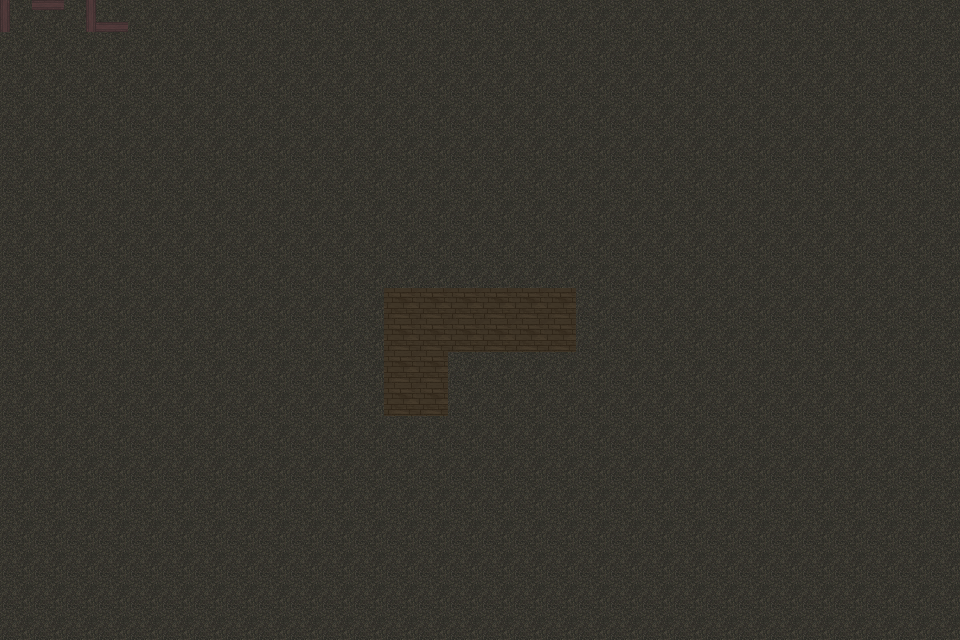

Rendered tile map (Tiled .tmx) drawn with the repository's tilesets; below, a short description and the full map source, tile grids included:
An orthogonal 30x20 tile map with 32x32 px tiles, 2 tile layers (Floor, Walls), 2 tilesets.

<map version="1.10" tiledversion="1.10.2" orientation="orthogonal" renderorder="right-down" width="30" height="20" tilewidth="32" tileheight="32" infinite="0" nextlayerid="3" nextobjectid="1">
 <tileset firstgid="1" source="../tiled/floor_tile_sheet.tsx" />
 <tileset firstgid="65" source="../tiled/wall_tile_sheet.tsx" />
 <layer id="1" name="Floor" width="30" height="20">
  <data encoding="csv">
1,1,1,1,1,1,1,1,1,1,1,1,1,1,1,1,1,1,1,1,1,1,1,1,1,1,1,1,1,1,
1,1,1,1,1,1,1,1,1,1,1,1,1,1,1,1,1,1,1,1,1,1,1,1,1,1,1,1,1,1,
1,1,1,1,1,1,1,1,1,1,1,1,1,1,1,1,1,1,1,1,1,1,1,1,1,1,1,1,1,1,
1,1,1,1,1,1,1,1,1,1,1,1,1,1,1,1,1,1,1,1,1,1,1,1,1,1,1,1,1,1,
1,1,1,1,1,1,1,1,1,1,1,1,1,1,1,1,1,1,1,1,1,1,1,1,1,1,1,1,1,1,
1,1,1,1,1,1,1,1,1,1,1,1,1,1,1,1,1,1,1,1,1,1,1,1,1,1,1,1,1,1,
1,1,1,1,1,1,1,1,1,1,1,1,1,1,1,1,1,1,1,1,1,1,1,1,1,1,1,1,1,1,
1,1,1,1,1,1,1,1,1,1,1,1,1,1,1,1,1,1,1,1,1,1,1,1,1,1,1,1,1,1,
1,1,1,1,1,1,1,1,1,1,1,1,1,1,1,1,1,1,1,1,1,1,1,1,1,1,1,1,1,1,
1,1,1,1,1,1,1,1,1,1,1,1,2,2,2,2,2,2,1,1,1,1,1,1,1,1,1,1,1,1,
1,1,1,1,1,1,1,1,1,1,1,1,2,2,2,2,2,2,1,1,1,1,1,1,1,1,1,1,1,1,
1,1,1,1,1,1,1,1,1,1,1,1,2,2,1,1,1,1,1,1,1,1,1,1,1,1,1,1,1,1,
1,1,1,1,1,1,1,1,1,1,1,1,2,2,1,1,1,1,1,1,1,1,1,1,1,1,1,1,1,1,
1,1,1,1,1,1,1,1,1,1,1,1,1,1,1,1,1,1,1,1,1,1,1,1,1,1,1,1,1,1,
1,1,1,1,1,1,1,1,1,1,1,1,1,1,1,1,1,1,1,1,1,1,1,1,1,1,1,1,1,1,
1,1,1,1,1,1,1,1,1,1,1,1,1,1,1,1,1,1,1,1,1,1,1,1,1,1,1,1,1,1,
1,1,1,1,1,1,1,1,1,1,1,1,1,1,1,1,1,1,1,1,1,1,1,1,1,1,1,1,1,1,
1,1,1,1,1,1,1,1,1,1,1,1,1,1,1,1,1,1,1,1,1,1,1,1,1,1,1,1,1,1,
1,1,1,1,1,1,1,1,1,1,1,1,1,1,1,1,1,1,1,1,1,1,1,1,1,1,1,1,1,1,
1,1,1,1,1,1,1,1,1,1,1,1,1,1,1,1,1,1,1,1,1,1,1,1,1,1,1,1,1,1
</data>
 </layer>
 <layer id="2" name="Walls" width="30" height="20">
  <data encoding="csv">
65,2684354625,3221225537,1610612801,0,0,0,0,0,0,0,0,0,0,0,0,0,0,0,0,0,0,0,0,0,0,0,0,0,0,
0,0,0,0,0,0,0,0,0,0,0,0,0,0,0,0,0,0,0,0,0,0,0,0,0,0,0,0,0,0,
0,0,0,0,0,0,0,0,0,0,0,0,0,0,0,0,0,0,0,0,0,0,0,0,0,0,0,0,0,0,
0,0,0,0,0,0,0,0,0,0,0,0,0,0,0,0,0,0,0,0,0,0,0,0,0,0,0,0,0,0,
0,0,0,0,0,0,0,0,0,0,0,0,0,0,0,0,0,0,0,0,0,0,0,0,0,0,0,0,0,0,
0,0,0,0,0,0,0,0,0,0,0,0,0,0,0,0,0,0,0,0,0,0,0,0,0,0,0,0,0,0,
0,0,0,0,0,0,0,0,0,0,0,0,0,0,0,0,0,0,0,0,0,0,0,0,0,0,0,0,0,0,
0,0,0,0,0,0,0,0,0,0,0,0,0,0,0,0,0,0,0,0,0,0,0,0,0,0,0,0,0,0,
0,0,0,0,0,0,0,0,0,0,0,0,0,0,0,0,0,0,0,0,0,0,0,0,0,0,0,0,0,0,
0,0,0,0,0,0,0,0,0,0,0,0,0,0,0,0,0,0,0,0,0,0,0,0,0,0,0,0,0,0,
0,0,0,0,0,0,0,0,0,0,0,0,0,0,0,0,0,0,0,0,0,0,0,0,0,0,0,0,0,0,
0,0,0,0,0,0,0,0,0,0,0,0,0,0,0,0,0,0,0,0,0,0,0,0,0,0,0,0,0,0,
0,0,0,0,0,0,0,0,0,0,0,0,0,0,0,0,0,0,0,0,0,0,0,0,0,0,0,0,0,0,
0,0,0,0,0,0,0,0,0,0,0,0,0,0,0,0,0,0,0,0,0,0,0,0,0,0,0,0,0,0,
0,0,0,0,0,0,0,0,0,0,0,0,0,0,0,0,0,0,0,0,0,0,0,0,0,0,0,0,0,0,
0,0,0,0,0,0,0,0,0,0,0,0,0,0,0,0,0,0,0,0,0,0,0,0,0,0,0,0,0,0,
0,0,0,0,0,0,0,0,0,0,0,0,0,0,0,0,0,0,0,0,0,0,0,0,0,0,0,0,0,0,
0,0,0,0,0,0,0,0,0,0,0,0,0,0,0,0,0,0,0,0,0,0,0,0,0,0,0,0,0,0,
0,0,0,0,0,0,0,0,0,0,0,0,0,0,0,0,0,0,0,0,0,0,0,0,0,0,0,0,0,0,
0,0,0,0,0,0,0,0,0,0,0,0,0,0,0,0,0,0,0,0,0,0,0,0,0,0,0,0,0,0
</data>
 </layer>
</map>